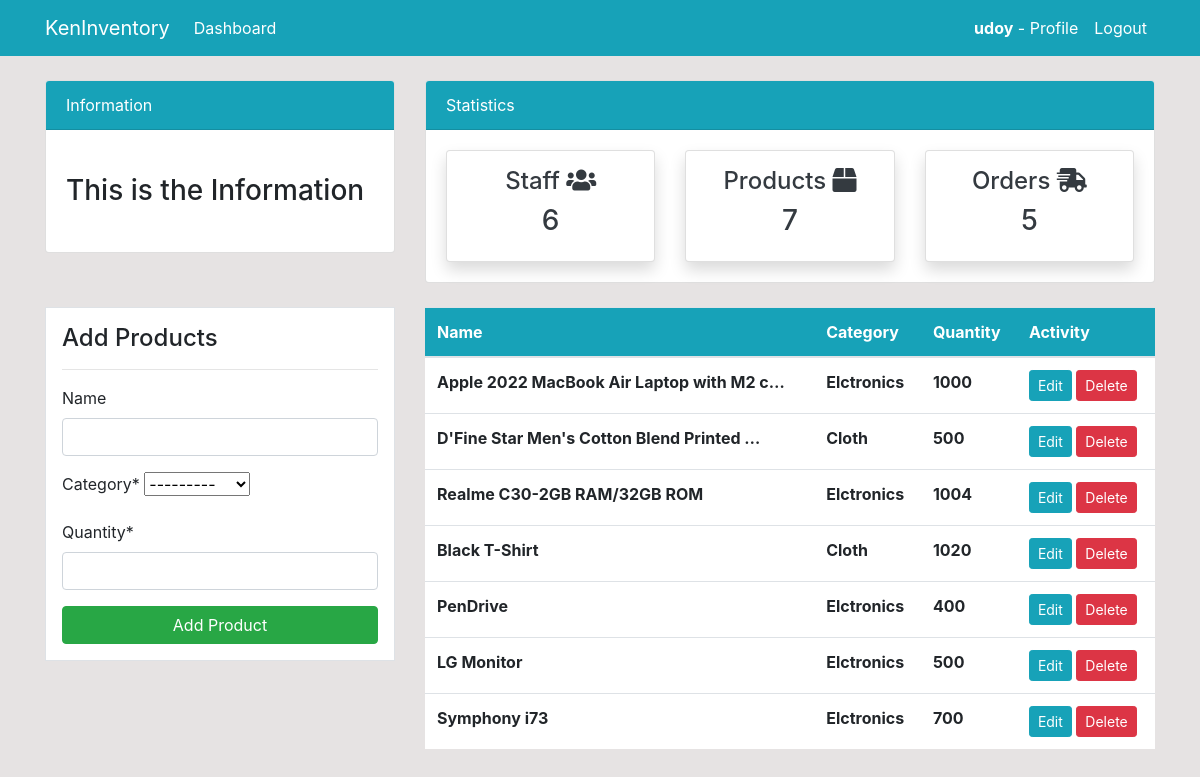
/product/ (signed in), run on the app's committed database.
### Dashboard/models.py (models this page shows, shortened)
class Product(models.Model):
    name = models.CharField(max_length=255,null=True,blank=True)
    category = models.CharField(max_length=100,choices=CATEGORY,null=True)
    quantity = models.PositiveIntegerField(null=True)

### Dashboard/views.py (the view)
# urls.py: path('product/',views.product,name='dashboard-product'),
@login_required(login_url='user-login')
def product(request):
    product = Product.objects.all()
    staff_counts = User.objects.all().count()
    product_counts = product.count()
    order_counts = Order.objects.all().count()
    if request.method == 'POST':
        product_add = ProductAddForm(request.POST)
        if product_add.is_valid():
            product_add.save()
            product_name = product_add.cleaned_data.get('name')
            messages.success(request,f'{product_name} in being successfully Added...')
            return redirect('dashboard-product')
    else:
        product_add = ProductAddForm()
    content = {
        'product':product,
        'product_add': product_add,
        'staff_counts':staff_counts,
        'order_counts':order_counts,
        'product_counts':product_counts,
    }
    return render(request,'dashboard/product.html',content)

### Dashboard/forms.py
class ProductAddForm(forms.ModelForm):
    class Meta:
        model = Product
        fields = ['name','category','quantity']

### templates/dashboard/product.html (shortened to what this page needs)
{% extends 'include/base.html' %}
{% load static %}
{% block context %}
{% include 'include/topbar.html' %}
{% load crispy_forms_tags %}
 <div class="container">
    <div class="row my-4">
        <div class="col-md-4">
            <div class="border bg-white p-3">
                <h4>Add Products</h4>
                <hr>
                <form method='POST'>
                    {{product_add|crispy}}
                    <input class="btn btn-success btn-block" type="submit" value="Add Product">
                </form>
            </div>
        </div>
        <div class="col-md-8">
            <table class="table bg-white">
                <thead class="bg-info">
                    <tr class="text-white">
                        <th scope="col">Name</th>
                        <th scope="col">Category</th>
                        <th scope="col">Quantity</th>
                        <th scope="col">Activity</th>
                    </tr>
                </thead>
                <tbody>
                    {% for i in product %}
                    <tr>
                        <td><b>{{i.name| truncatechars:40}}</b></td>
                        <th>{{i.category}}</th>
                        <th>{{i.quantity}}</th>
                        <td>
                            <a class="btn btn-info btn-sm" href="{% url 'dashboard-product-update' i.id %}">Edit</a>
                            <a class="btn btn-danger btn-sm" href="{% url 'dashboard-product-delete' i.id %}">Delete</a>
                        </td>
                    </tr>
                    {% endfor %}
                </tbody>
            </table>
        </div>
    </div>
</div>
{% endblock context %}

### templates/include/nav.html (shortened to what this page needs)
{% load static %}
  <nav class="navbar navbar-expand-lg navbar-info bg-info">
    <div class="container">
        <a class="navbar-brand text-white" href="">KenInventory</a>
        {% if user.is_authenticated %}
        <div class="collapse navbar-collapse" id="navbarSupportedContent">
            <ul class="navbar-nav mr-auto">
                <li class="nav-item active">
                    <a class="nav-link text-white" href="{% url 'dashboard-index' %}">Dashboard </a>
                </li>
            </ul>
            <ul class="navbar-nav ml-auto">
                <li class="nav-item active">
                    <a class="nav-link text-white" href="{% url 'dashboard-profile' %}"><b style='color:white;'>{{user.username}}</b> - Profile </a>
                </li>
                <li class="nav-item">
                    <a class="nav-link text-white" href="{% url 'user-logout' %}">Logout</a>
                </li>
            </ul>
        {% endif %}
    </div>
</nav>

### static/style.css (style rules this page uses)
body { background: rgb(230, 227, 227); }

### data on the page
Product: name "Apple 2022 MacBook Air Laptop with M2 c…", category "Elctronics", quantity "1000"
Product: name "D'Fine Star Men's Cotton Blend Printed …", category "Cloth", quantity "500"
Product: name "Realme C30-2GB RAM/32GB ROM", category "Elctronics", quantity "1004"
Product: name "Black T-Shirt", category "Cloth", quantity "1020"
Product: name "PenDrive", category "Elctronics", quantity "400"
Product: name "LG Monitor", category "Elctronics", quantity "500"
Product: name "Symphony i73", category "Elctronics", quantity "700"

### other printed values
{{ user.username }} "udoy"
{{ staff_counts }} "6"
{{ product_counts }} "7"
{{ order_counts }} "5"
